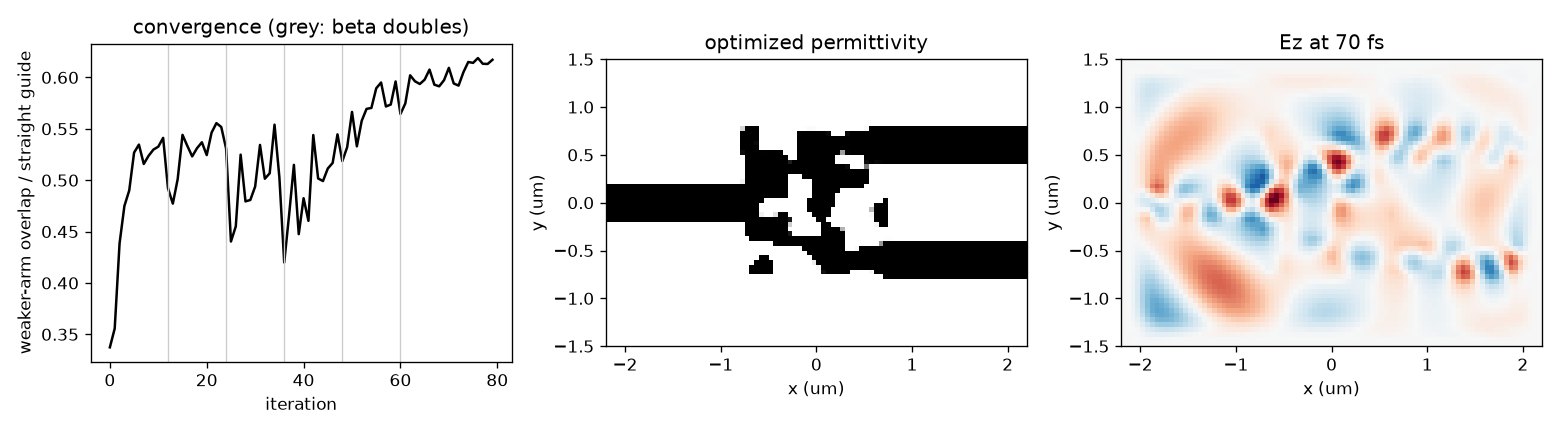

Generate this figure with Python:
"""Example 6: inverse-design a 2D 1x2 power splitter by gradient descent.

One input waveguide on the left, two output waveguides on the right, and a
design box in between whose etch pattern is free. The figure of merit is the
*weaker* of the two output-port overlaps (so the optimizer must split
evenly), normalized by what a straight waveguide delivers. In 2-D the port
"mode" here is a Gaussian projection - a cheap proxy for modal power; a 3-D
device would use ``pf.ModeTransmission`` with a solved mode instead. The density is filtered
to a minimum feature size, projected toward binary with a sharpness ``beta``
that doubles every 12 iterations up to 64, and stepped with Adam; every
gradient is one forward + one adjoint FDTD run, compiled once for the whole
loop. The last lines re-evaluate the design as a hard binary etch, the pattern
``export_gds`` writes. ``docs/inverse_design_tutorial.rst`` walks through it.
"""
import matplotlib
matplotlib.use("Agg")
import matplotlib.pyplot as plt
import numpy as np
import jax
import jax.numpy as jnp
import photonfdtd as pf

jax.config.update("jax_enable_x64", True)

lam = 1.55e-6
f0 = pf.C_0 / lam
dx = 50e-9
core = pf.Medium.from_index(2.8)
w = 0.4e-6                                  # waveguide width
y_out = 0.6e-6                              # output-arm offset
box = 1.6e-6                                # design box side


def chip(straight=False):
    grid = pf.Grid(size=(4.4e-6, 3.0e-6), cell_size=dx, pml_layers=(10, 10, 0))
    wgs = [pf.Box(center=(-1.6e-6, 0), size=(1.6e-6, w), medium=core)]
    if straight:                             # reference: one straight guide
        wgs = [pf.Box(center=(0, 0), size=(5e-6, w), medium=core)]
    else:
        wgs += [pf.Box(center=(1.6e-6, s * y_out), size=(1.6e-6, w), medium=core)
                for s in (-1, 1)]
    src = pf.PointDipole(position=(-1.6e-6, 0), component="Ez",
                         waveform=pf.GaussianPulse(freq0=f0, fwhm=8e-15))
    mon = pf.DFTMonitor(name="out", components=("Ez",), freqs=[f0],
                        plane_axis="x", plane_position=1.6e-6)
    return pf.Simulation(grid, structures=wgs, sources=[src], monitors=[mon],
                         run_time=90e-15)


sim = chip()
y = np.asarray(sim.grid.coords[1])
profile = lambda yc: np.exp(-((y - yc) / (0.6 * w)) ** 2)[None, :, None]

# Normalization: the power a straight guide delivers to one centred port.
ref = chip(straight=True).run()
p_ref = np.abs(np.sum(ref.dft["out"]["Ez"] * profile(0.0))) ** 2

ports = [pf.FieldProjection("out", "Ez", profile(s * y_out)) for s in (-1, 1)]
fom = pf.combine(ports, reduce="min")        # the weaker arm
loss = lambda out: -fom(out) / p_ref

region = pf.DesignRegion(center=(0, 0), size=(box, box), core_z=(-1, 1),
                         eps_solid=core.eps_r, eps_void=1.0,
                         filter_radius=120e-9)
vg = pf.make_value_and_grad_params(sim, region.ce_builder(sim), loss)
rho0 = jnp.full(region.shape(sim.grid), 0.5)
n_iter, every, beta_max = 80, 12, 64.0
res = pf.minimize(vg, rho0, pf.Adam(0.05), n_iter=n_iter,
                  schedule=pf.beta_continuation(2.0, 2.0, every=every, beta_max=beta_max),
                  verbose=True)
rho_phys = np.asarray(region.rho_phys(sim, res.x, beta=beta_max))
print(f"weaker arm: {-float(vg(res.x, beta=beta_max)[0]):.3f} x the straight-guide "
      f"overlap; binarization {pf.binarization(rho_phys):.2f}")

# What gets fabricated is the hard-binary pattern (density > 0.5). A very
# sharp projection of the same density is that pattern, so evaluate it.
binary = -float(vg(res.x, beta=1e3)[0])
print(f"as a binary etch: {binary:.3f}")

try:
    pf.export_gds("06_splitter.gds", region=region, rho=rho_phys, grid=sim.grid)
    print("wrote 06_splitter.gds")
except ImportError:
    print("gdstk not installed; skipping GDS export (pip install photonfdtd[gds])")

# Final design in context + its field. For the picture the run uses the
# isotropic (Ez) permittivity, without the in-plane sidewall anisotropy.
final = region.ce_builder(sim)(res.x, beta=beta_max)
eps = sim.dt / (np.asarray(final["Ez"])[..., 0] * pf.EPS_0)
snap = pf.FieldMonitor(name="f", components=("Ez",), times=[70e-15])
sim_f = chip()
sim_f.eps_r = eps[..., None]
sim_f.monitors.append(snap)
Ez = sim_f.run().fields["f"]["Ez"][0, ..., 0]

x_um, y_um = sim.grid.coords[0] * 1e6, y * 1e6
fig, ax = plt.subplots(1, 3, figsize=(13, 3.6))
it = [h["it"] for h in res.history]
ax[0].plot(it, [-h["value"] for h in res.history], "k-")
ax[0].set_xlabel("iteration")
ax[0].set_ylabel("weaker-arm overlap / straight guide")
for b in range(every, 5 * every + 1, every):   # 2 -> 4 -> ... -> 64
    ax[0].axvline(b, color="0.8", lw=0.8)
ax[0].set_title("convergence (grey: beta doubles)")
ax[1].pcolormesh(x_um, y_um, eps.T, cmap="Greys", shading="auto")
ax[1].set_title("optimized permittivity")
vmax = np.abs(Ez).max()
ax[2].pcolormesh(x_um, y_um, Ez.T, cmap="RdBu_r", vmin=-vmax, vmax=vmax,
                 shading="auto")
ax[2].set_title("Ez at 70 fs")
for a in ax[1:]:
    a.set_aspect("equal")
    a.set_xlabel("x (um)")
    a.set_ylabel("y (um)")
fig.tight_layout()
fig.savefig("06_inverse_design_splitter.png", dpi=120)
print("saved 06_inverse_design_splitter.png")
